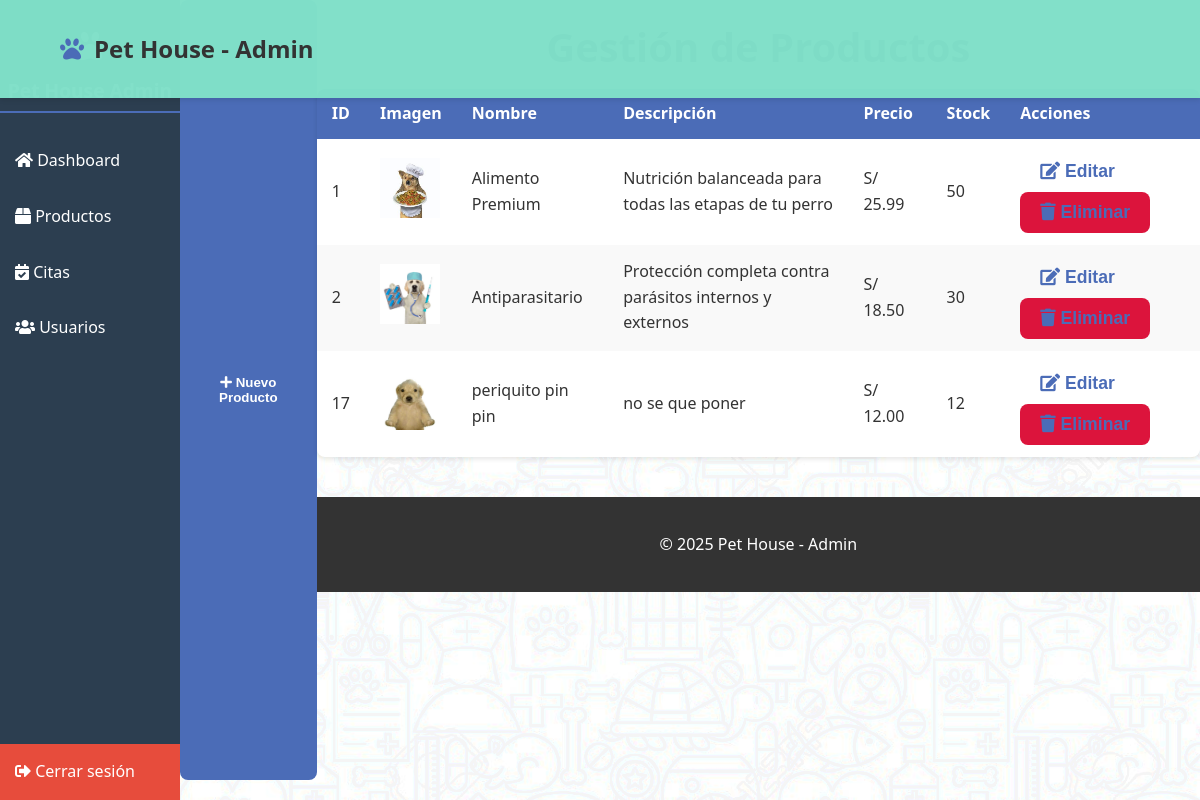
Page /admin/productos.php on the committed database.
### tables this page shows
CREATE TABLE `productos` (
  `id` int(11) NOT NULL,
  `categoria_id` int(11) DEFAULT NULL,
  `nombre` varchar(100) NOT NULL,
  `descripcion` text DEFAULT NULL,
  `precio` decimal(10,2) NOT NULL,
  `precio_anterior` decimal(10,2) DEFAULT NULL,
  `stock` int(11) DEFAULT 0,
  `imagen` varchar(255) DEFAULT NULL,
  `destacado` tinyint(1) DEFAULT 0,
  `fecha_creacion` timestamp NOT NULL DEFAULT current_timestamp()
);

### admin/productos.php (the view, shortened to what this page needs)
<?php
require_once '../php/conexion.php';
$productos = $conn->query("SELECT * FROM productos")->fetch_all(MYSQLI_ASSOC);
?>
<!DOCTYPE html>
<html lang="es">
<head>
    <link rel="stylesheet" href="../css/styles.css">
    <link rel="stylesheet" href="admin.css">
   <?php include 'sidebar.php'; ?>
    <link rel="stylesheet" href="https://cdnjs.cloudflare.com/ajax/libs/font-awesome/5.15.4/css/all.min.css">
</head>
<button id="btn-nuevo-producto" class="boton" style="margin-bottom: 20px;"><i class="fas fa-plus"></i> Nuevo Producto</button>
<body>
<header class="cabecera">
    <div class="contenedor">
        <div class="logo"><i class="fas fa-paw"></i><h1>Pet House - Admin</h1></div>
    </div>
</header>
<main class="contenedor">
    <h1 class="titulo-seccion">Gestión de Productos</h1>
    <table class="tabla-admin">
        <thead>
            <tr>
                <th>ID</th><th>Imagen</th><th>Nombre</th><th>Descripción</th><th>Precio</th><th>Stock</th><th>Acciones</th>
            </tr>
        </thead>
        <tbody>
            <?php foreach ($productos as $p): ?>
                <tr>
                    <td><?= $p['id'] ?></td>
                    <td><img src="../<?= $p['imagen'] ?>" width="60" height="60" style="object-fit:cover;"></td>
                    <td><?= htmlspecialchars($p['nombre']) ?></td>
                    <td><?= htmlspecialchars($p['descripcion']) ?></td>
                    <td>S/ <?= number_format($p['precio'], 2) ?></td>
                    <td><?= $p['stock'] ?></td>
                    <td>
                        <button class="boton btn-editar" data-id="<?= $p['id'] ?>"><i class="fas fa-edit"></i> Editar</button>
                        <button class="boton boton-secundario btn-eliminar" data-id="<?= $p['id'] ?>"><i class="fas fa-trash"></i> Eliminar</but>
                    </td>
                </tr>
            <?php endforeach; ?>
        </tbody>
    </table>
    <footer class="pie-pagina">
    <div class="contenedor">
        <p>&copy; <span id="year"></span> Pet House - Admin</p>
    </div>
</footer>
</main>
</body>
</html>

### css/styles.css (style rules this page uses)
:root { --color-primario: #4b6cb7; --color-secundario: #182848; --color-claro: #f5f5f5; --color-oscuro: #333; --color-blanco: #fff; --color-cabecera: #81e0c9fb; --sombra: 0 2px 5px rgba(0,0,0,0.1); --sombra-fuerte: 0 4px 8px rgba(0,0,0,0.15); --transicion: all 0.3s ease; --radio-borde: 5px; --padding-general: 15px; }
* { margin: 0; padding: 0; box-sizing: border-box; }
html { scroll-behavior: smooth; }
body { font-family: 'Arial', sans-serif; line-height: 1.6; color: var(--color-oscuro); background-color: var(--color-claro); padding-top: 80px; background-image: url('../img/fondo/fondo.jpg'); background-color: rgba(255, 255, 255, 0.5); background-blend-mode: lighten; background-size: cover; background-repeat: no-repeat; background-attachment: fixed; }
.contenedor { width: 90%; max-width: 1200px; margin: 0 auto; padding: var(--padding-general) 0; }
.cabecera { background: var(--color-cabecera); box-shadow: var(--sombra); padding: var(--padding-general) 0; position: fixed; width: 100%; top: 0; z-index: 1000; }
.cabecera .contenedor { display: flex; justify-content: space-between; align-items: center; }
.logo { display: flex; align-items: center; gap: 10px; }
.logo i { color: var(--color-primario); font-size: 1.5rem; }
.logo h1 { font-size: 1.5rem; font-weight: 700; }
.boton { display: inline-block; background: var(--color-primario); color: var(--color-blanco); padding: 12px 25px; border: none; border-radius: var(--radio-borde); text-decoration: none; cursor: pointer; font-weight: 600; transition: var(--transicion); text-align: center; }
.titulo-seccion { text-align: center; font-size: 2.5rem; color: var(--color-secundario); margin-bottom: 10px; }
.pie-pagina { background: var(--color-oscuro); color: var(--color-blanco); text-align: center; padding: 20px 0; margin-top: 40px; }
.boton-secundario { background-color: var(--color-secundario); color: white; padding: 10px 20px; border: none; border-radius: var(--radio-borde); font-weight: bold; cursor: pointer; transition: var(--transicion); }
.btn-eliminar { background: crimson !important; }

### admin/admin.css (style rules this page uses)
:root { --azul-principal: #4b6cb7; --azul-oscuro: #182848; --claro: #f5f5f5; --oscuro: #333; --blanco: #fff; --sombra: 0 2px 5px rgba(0, 0, 0, 0.1); --radio: 8px; }
body { font-family: 'Segoe UI', sans-serif; background-color: var(--claro); margin: 0; padding: 0; color: var(--oscuro); }
table { width: 100%; border-collapse: collapse; margin-bottom: 30px; background-color: var(--blanco); box-shadow: var(--sombra); border-radius: var(--radio); overflow: hidden; }
table th, table td { padding: 12px 15px; text-align: left; }
table thead { background-color: var(--azul-principal); color: var(--blanco); }
table tbody tr:nth-child(even) { background-color: #f9f9f9; }
.boton { background-color: var(--azul-principal); color: var(--blanco); padding: 10px 20px; border: none; border-radius: var(--radio); text-decoration: none; cursor: pointer; font-weight: bold; transition: background 0.3s; }
.btn-editar, .btn-eliminar { background: none; border: none; cursor: pointer; color: var(--azul-principal); font-size: 1.1rem; margin-right: 5px; }

### admin/admin_sidebar.css (style rules this page uses)
body { display: flex; min-height: 100vh; margin: 0; }

### admin/productos.php (style rules this page uses)
.contenedor { margin-top: 50px }

### rows in the picture
productos: id "1", imagen (picture), nombre "Alimento Premium", descripcion "Nutrición balanceada para todas las etapas de tu perro", precio "25.99", stock "50"
productos: id "2", imagen (picture), nombre "Antiparasitario", descripcion "Protección completa contra parásitos internos y externos", precio "18.50", stock "30"
productos: id "17", imagen (picture), nombre "periquito pin pin", descripcion "no se que poner", precio "12.00", stock "12"
